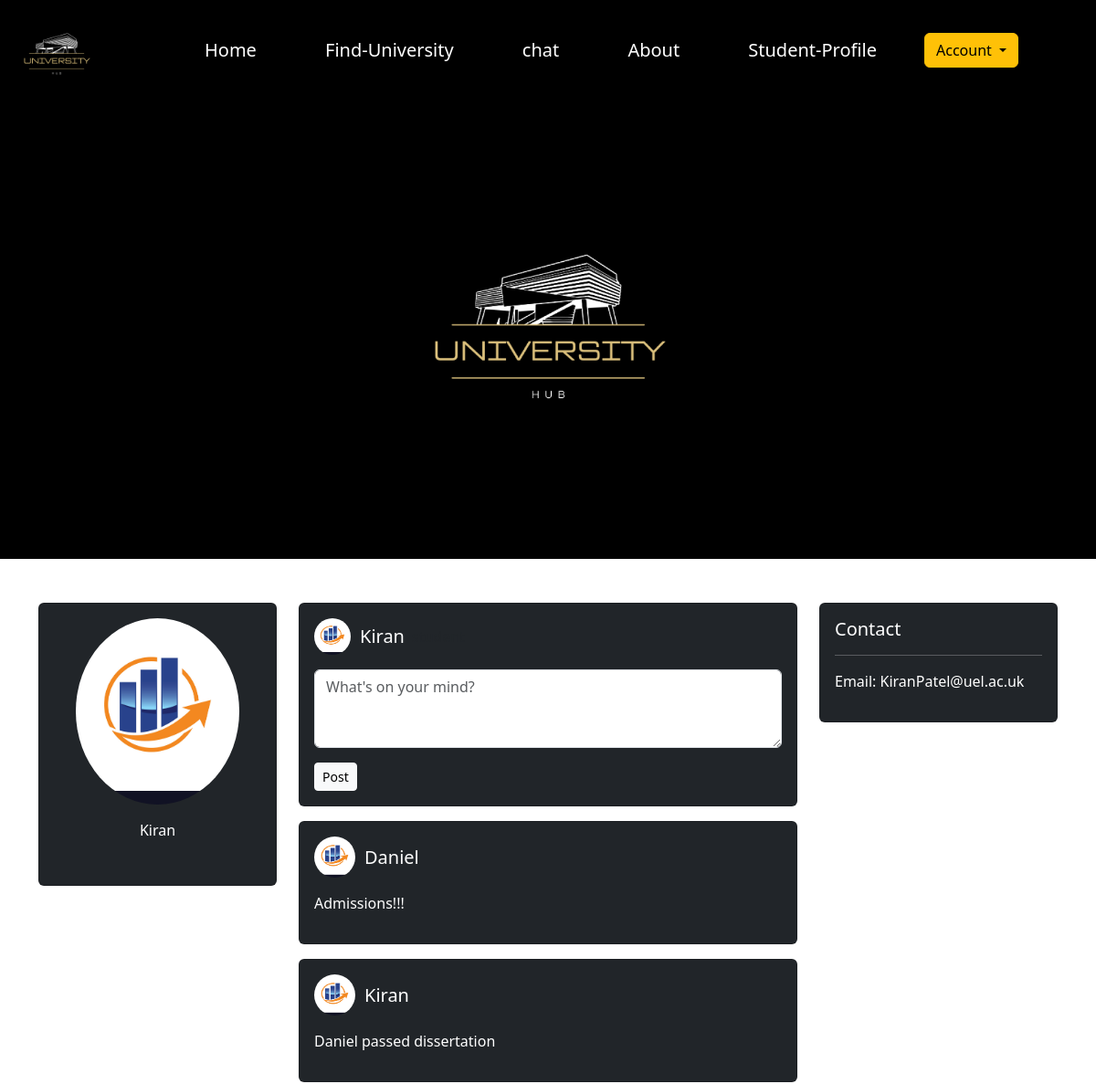
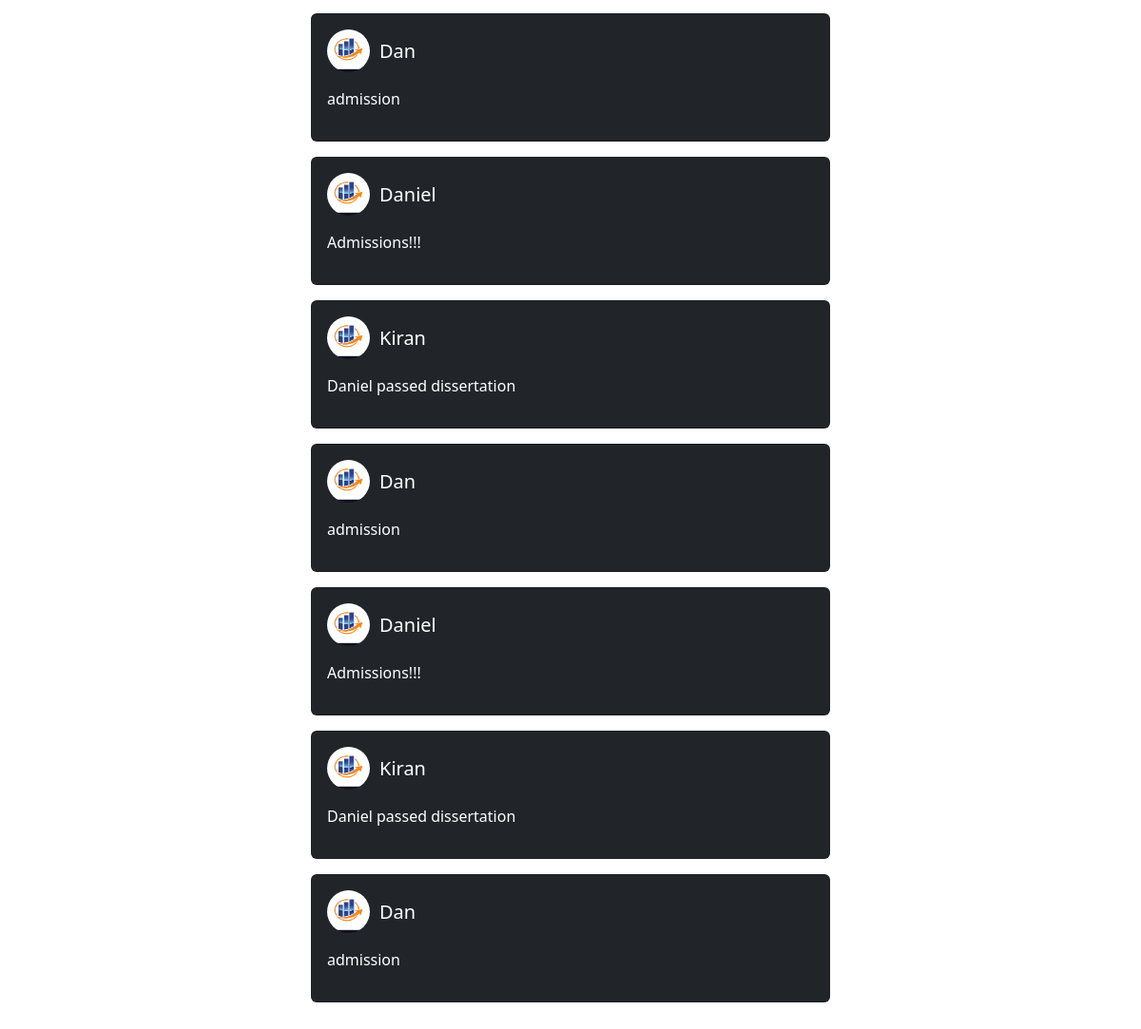
Page / (signed in) on the committed database (2 pictures, top to bottom).
### authentication/models.py (models this page shows, shortened)
class CustomUser(AbstractUser):
    objects = CustomUserManager()
    email = models.EmailField(unique=True)
    USERNAME_FIELD = 'email'
    REQUIRED_FIELDS = []

class Profile(models.Model):
    user = models.OneToOneField(CustomUser, on_delete=models.CASCADE)
    USER_TYPE_CHOICES = (
        ('student', 'Student'),
        ('university', 'University'),
    )
    DEGREE_TYPE = (
        ('bachelor', 'Bachelor'),
        ('master', 'Master'),
        ('phd', 'PhD'),
    )
    user_type = models.CharField(max_length=10, choices=USER_TYPE_CHOICES, blank=True, null=True)
    full_name = models.CharField(max_length=100, blank=True, null=True)
    profile_picture = models.ImageField(upload_to='profile_pictures/', blank=True, null=True)
    college = models.CharField(max_length=100, blank=True, null=True)
    university = models.CharField(max_length=100, blank=True, null=True)
    first_course = models.CharField(max_length=100, blank=True, null=True)
    second_course = models.CharField(max_length=100, blank=True, null=True)
    third_course = models.CharField(max_length=100, blank=True, null=True)
    nationality = models.CharField(max_length=100, blank=True, null=True)
    country = models.CharField(max_length=100, blank=True, null=True)
    degree_type = models.CharField(max_length=10, choices=DEGREE_TYPE, blank=True, null=True)

### home/models.py (models this page shows, shortened)
class UserPost(models.Model):
    user = models.ForeignKey(CustomUser, on_delete=models.CASCADE)
    content = models.TextField()
    date_posted = models.DateTimeField(auto_now_add=True)
    post_likes = models.ManyToManyField(CustomUser, related_name='likes', blank=True)

### home/views.py (the view)
# urls.py: path('', views.index, name='index'),
def index(request):
    if request.user.is_authenticated:
        university = UniDetail.objects.all()
        posts = UserPost.objects.all()
        context = {
            'university': university,
            'posts': posts,
        }
        return render(request, 'index.html', context)
    else:
        return render(request, 'video.html')

### templates/index.html (shortened to what this page needs)
<!DOCTYPE html>
<html lang="en">
{% load static %}
<head>
    <link href="https://cdn.jsdelivr.net/npm/bootstrap@5.3.0-alpha1/dist/css/bootstrap.min.css" rel="stylesheet">
</head>
<body>
    <div class="main">
        <div class="container-fluid">
            <div class="row d-flex justify-content-space-evenly align-items-center">
                <div class="col-md-2">
                    <img src="{% static 'logo.png' %}" alt="Logo" class="logo">
                </div>
                <div class="col-md-8">
                    <nav class="navbar navbar-light">
                        <div class="container-fluid">
                            <a class="navbar-brand text-white" href="#">Home</a>
                            <a class="navbar-brand text-white" href="{% url 'search' %}">Find-University</a>
                            <a type="button" class="navbar-brand text-white" data-bs-toggle="modal"
                                data-bs-target="#circleModal">chat</a>
                            <a class="navbar-brand text-white" href="{% url 'about' %}">About</a>
                            {% if reuest.user is authenticated %}
                            {% if request.user.profile.user_type == 'student' %}
                            <a class="navbar-brand text-white" href="{% url 'studentdashboard' %}">Student-Profile</a>
                            {% else %}
                            <a class="navbar-brand text-white" href="{% url 'unidashboard' %}">University-Profile</a>
                            {% endif %}
                            {% else %}
                            <a class="navbar-brand text-white" href="{% url 'login' %}">Login</a>
                            {% endif %}
                        </div>
                    </nav>
                </div>
                {% if user.is_authenticated %}
                {% if request.user.profile.user_type == 'student' %}
                <div class="col-md-2">
                    <div class="dropdown">
                        <button class="btn btn-warning dropdown-toggle" type="button" id="dropdownMenuButton"
                            data-bs-toggle="dropdown" aria-expanded="false">
                            Account
                        </button>
                    </div>
                </div>
                {% endif %}
                {% else %}
                <div class="col-md-2">
                    <button type="button" class="btn btn-warning" data-bs-toggle="modal"
                        data-bs-target="#registerModal">Account</button>
                </div>
                {% endif %}
            </div>
            <div class="hero-section">
                <div class="container">
                    <div class="row">
                        <img src="{% static 'logo2.png' %}" alt="">
                    </div>
                </div>
            </div>
        </div>
        {% if request.user.is_authenticated %}
        {% if request.user.profile.user_type == 'student' %}
        <div class="container mt-5 mb-5">
            <div class="row">
                <div class="col-md-3">
                    <div class="card bg-dark text-white">
                        <div class="card-body">
                            <div class="container d-flex flex-column">
                                <div class="container"
                                    style="display: flex;justify-content: center;align-items: center;flex-direction:column;">
                                    <div>
                                        {% if request.user.profile.profile_picture %}
                                        <div class="profile-pic">
                                            <img src="{{request.user.profile.profile_picture.url}}"
                                                alt="profile picture"
                                                style="width: 100%; height: 100%; border-radius: 50%;">
                                        </div>
                                        {% else %}
                                        <div class="profile-pic">
                                            <img src="https://www.w3schools.com/howto/img_avatar.png"
                                                alt="profile picture"
                                                style="width: 100%; height: 100%; border-radius: 50%;">
                                        </div>
                                        {% endif %}
                                    </div>
                                </div>
                                <div class="mb-3 mt-3">
                                    <p class="text-white">{{request.user.profile.full_name}}</p>
                                </div>
                            </div>
                        </div>
                    </div>
                </div>
                <div class="col-md-6">
                    <div class="card bg-dark text-white">
                        <div class="card-body">
                            <div class="d-flex justify-content-between align-items-center mb-3">
                                <div class="d-flex align-items-center">
                                    {% if request.user.profile.profile_picture %}
                                    <img src="{{request.user.profile.profile_picture.url}}" alt="profile picture"
                                        style="width: 40px; height: 40px; border-radius: 50%;">
                                    {% else %}
                                    <img src="https://www.w3schools.com/howto/img_avatar.png" alt="profile picture"
                                        style="width: 40px; height: 40px; border-radius: 50%;">
                                    {% endif %}
                                    <div class="d-flex align-items-center" style="margin-left: 10px !important;">
                                        <h5 class="mb-0">{{request.user.profile.full_name}}</h5>
                                        <p class="text-muted mb-0 ms-2">{{request.user.profile.user_type}}</p>
                                    </div>
                                </div>
                            </div>
                            <form id="addPostForm" action="{% url 'add_post' %}" method="post">
                                <div class="mb-3">
                                    <textarea class="form-control" name="postContent" placeholder="What's on your mind?"
                                        rows="3"></textarea>
                                </div>
                                <div class="ms-auto">
                                    <button type="submit" class="btn btn-sm btn-light">
                                         Post
                                    </button>
                                </div>
                            </form>
                        </div>
                    </div>
                    {% for post in posts %}
                    {% for post in posts %}
                    <div class="card bg-dark text-white mt-3">
                        <div class="card-body">
                            <div class="d-flex justify-content-between align-items-center mb-3">
                                <div class="d-flex align-items-center">
                                    {% if request.user.profile.profile_picture %}
                                    <div class="profile-pic">
                                        <img src="{{request.user.profile.profile_picture.url}}"
                                            alt="profile picture"
                                            style="width: 45px; height: 45px; border-radius: 50%;">
                                    </div>
                                    {% else %}
                                    <div class="profile-pic">
                                        <img src="https://www.w3schools.com/howto/img_avatar.png"
                                            alt="profile picture"
                                            style="width: 45px; height: 45px; border-radius: 50%;">
                                    </div>
                                    {% endif %}
                                    <div style="margin-left: 10px !important;">
                                        <h5 class="mb-0">{{ post.user.profile.full_name }}</h5>
                                    </div>
                                </div>
                            </div>
                            <div class="mb-3">
                                <p>{{ post.content }}</p>
                            </div>
                        </div>
                    </div>
                    {% endfor %}
                    {% endfor %}
                </div>
                <div class="col-md-3">
                    <div class="card bg-dark text-white">
                        <div class="card-body">
                            <h5 class="card-title">Contact</h5>
                            <hr class="bg-light">
                            <p>Email: {{request.user.email}}</p>
                        </div>
                    </div>
                </div>
            </div>
        </div>
        {% endif %}
        {% endif %}
    </div>
</body>
</html>

### rows in the picture
CustomUser: user.profile.profile_picture (picture), user.profile.full_name "Kiran", user.email "KiranPatel@uel.ac.uk"
UserPost: user.profile.profile_picture (picture), user.profile.full_name "Daniel", content "Admissions!!!"
UserPost: user.profile.profile_picture (picture), user.profile.full_name "Kiran", content "Daniel passed dissertation"
UserPost: user.profile.profile_picture (picture), user.profile.full_name "Dan", content "admission"
